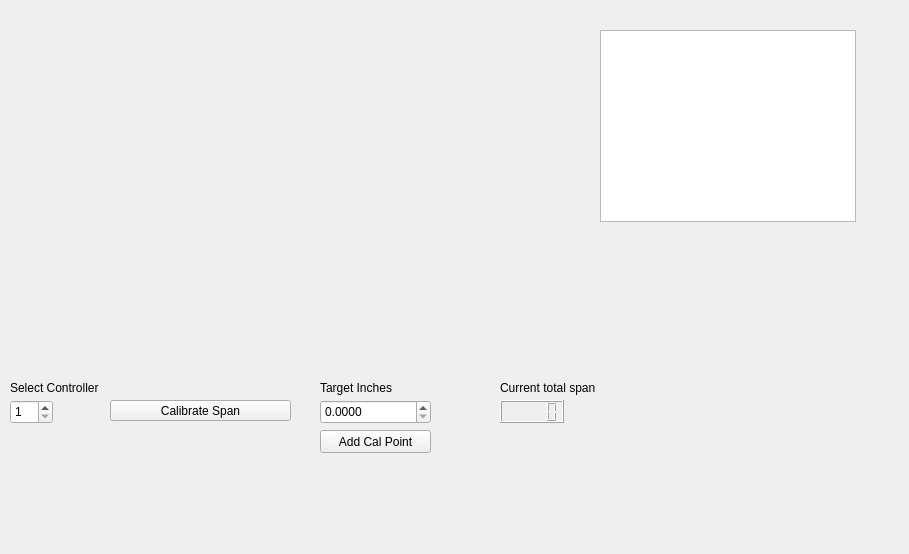
<?xml version="1.0" encoding="UTF-8"?>
<ui version="4.0">
 <class>SpanCalibration</class>
 <widget class="QWidget" name="SpanCalibration">
  <property name="geometry">
   <rect>
    <x>0</x>
    <y>0</y>
    <width>909</width>
    <height>554</height>
   </rect>
  </property>
  <property name="windowTitle">
   <string>Form</string>
  </property>
  <widget class="QwtPlot" name="CalibrationPlot">
   <property name="geometry">
    <rect>
     <x>30</x>
     <y>30</y>
     <width>541</width>
     <height>331</height>
    </rect>
   </property>
  </widget>
  <widget class="QPushButton" name="SpanCalButton">
   <property name="enabled">
    <bool>true</bool>
   </property>
   <property name="geometry">
    <rect>
     <x>110</x>
     <y>400</y>
     <width>181</width>
     <height>21</height>
    </rect>
   </property>
   <property name="text">
    <string>Calibrate Span</string>
   </property>
  </widget>
  <widget class="QTextBrowser" name="Instructions">
   <property name="geometry">
    <rect>
     <x>600</x>
     <y>30</y>
     <width>256</width>
     <height>192</height>
    </rect>
   </property>
  </widget>
  <widget class="QLCDNumber" name="curSpanDisplay">
   <property name="geometry">
    <rect>
     <x>500</x>
     <y>400</y>
     <width>64</width>
     <height>23</height>
    </rect>
   </property>
  </widget>
  <widget class="QPushButton" name="PotCalButton">
   <property name="geometry">
    <rect>
     <x>320</x>
     <y>430</y>
     <width>111</width>
     <height>23</height>
    </rect>
   </property>
   <property name="text">
    <string>Add Cal Point</string>
   </property>
  </widget>
  <widget class="QDoubleSpinBox" name="setTotSpan">
   <property name="geometry">
    <rect>
     <x>320</x>
     <y>400</y>
     <width>111</width>
     <height>24</height>
    </rect>
   </property>
   <property name="decimals">
    <number>4</number>
   </property>
  </widget>
  <widget class="QLabel" name="label">
   <property name="geometry">
    <rect>
     <x>320</x>
     <y>380</y>
     <width>161</width>
     <height>16</height>
    </rect>
   </property>
   <property name="text">
    <string>Target Inches</string>
   </property>
  </widget>
  <widget class="QLabel" name="label_2">
   <property name="geometry">
    <rect>
     <x>500</x>
     <y>380</y>
     <width>161</width>
     <height>16</height>
    </rect>
   </property>
   <property name="text">
    <string>Current total span</string>
   </property>
  </widget>
  <widget class="QSpinBox" name="ControllerSelect">
   <property name="geometry">
    <rect>
     <x>10</x>
     <y>400</y>
     <width>43</width>
     <height>24</height>
    </rect>
   </property>
   <property name="minimum">
    <number>1</number>
   </property>
  </widget>
  <widget class="QLabel" name="label_4">
   <property name="geometry">
    <rect>
     <x>10</x>
     <y>380</y>
     <width>161</width>
     <height>16</height>
    </rect>
   </property>
   <property name="text">
    <string>Select Controller</string>
   </property>
  </widget>
 </widget>
 <customwidgets>
  <customwidget>
   <class>QwtPlot</class>
   <extends>QFrame</extends>
   <header>qwt_plot.h</header>
   <container>1</container>
  </customwidget>
 </customwidgets>
 <resources/>
 <connections/>
</ui>
